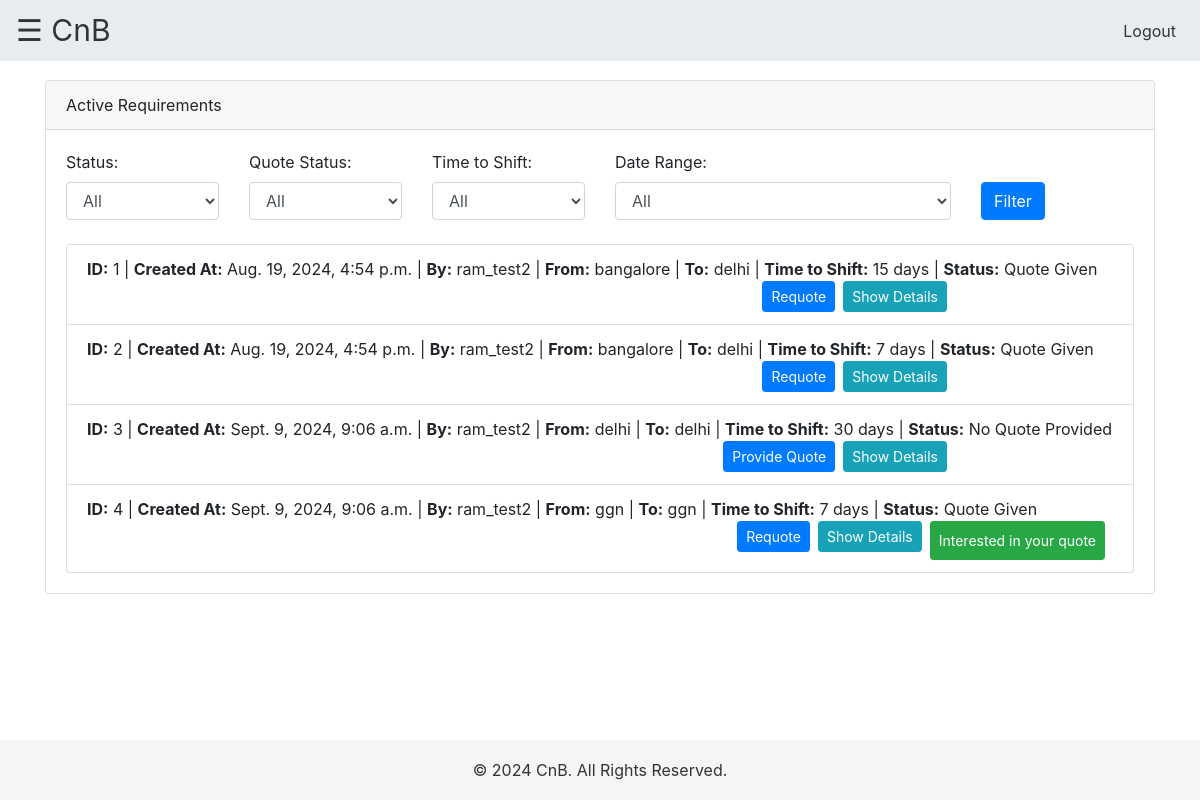
/seller_dashboard/ (signed in), run on the app's committed database.
### myapp/models.py (models this page shows, shortened)
class Product(models.Model):
    buyer = models.ForeignKey(User, on_delete=models.CASCADE)
    from_city = models.CharField(max_length=255)
    to_city = models.CharField(max_length=255)
    shifting_plan = models.CharField(max_length=20, choices=[('7 days', 'In next 7 days'), ('15 days', 'In next 15 days'), ('30 days', 'In next 30 days'), ('30+ days', 'In next 30+ days')])
    item_details = models.TextField()
    call_preference = models.BooleanField(default=False)
    call_time = models.TimeField(blank=True, null=True)
    budget_min = models.DecimalField(max_digits=10, decimal_places=2)
    budget_max = models.DecimalField(max_digits=10, decimal_places=2)
    specific_requirements = models.TextField(blank=True, null=True)
    created_at = models.DateTimeField(auto_now_add=True)
    is_quote_requested = models.BooleanField(default=False)

### myapp/views.py (the view)
# urls.py: path('seller_dashboard/', views.seller_dashboard, name='seller_dashboard'),
def seller_dashboard(request):
    if not hasattr(request.user, 'seller'):
        return redirect('login')
    products = Product.objects.filter(is_quote_requested=True)
    products_with_status = []
    for product in products:
        bids = Bid.objects.filter(product=product)
        seller_bid = bids.filter(seller=request.user.seller).first()
        lowest_bid = bids.aggregate(Min('bid_amount'))['bid_amount__min']
        if seller_bid:
            seller_bid_id = seller_bid.id
            if seller_bid.selected:
                button_status = 'green'
            else:
                button_status = 'orange'
        else:
            seller_bid_id = None
            button_status = 'red'
        products_with_status.append({
            'product': product,
            'seller_bid_id': seller_bid_id,
            'lowest_bid': lowest_bid,
            'button_status': button_status,
            'has_provided_quote': seller_bid is not None
        })
    context = {
        'products_with_status': products_with_status
    }
    return render(request, 'myapp/seller_dashboard.html', context)

### myapp/templates/myapp/seller_dashboard.html (shortened to what this page needs)
{% extends 'myapp/base.html' %}
{% block content %}
<div class="card mt-4">
    <div class="card-header">
        Active Requirements
    </div>
    <div class="card-body">
        <form method="GET" action="{% url 'seller_dashboard' %}" class="mb-4">
            <div class="row">
                <div class="col-md-2">
                    <label for="status">Status:</label>
                    <select name="status" id="status" class="form-control">
                        <option value="all" {% if request.GET.status == 'all' %}selected{% endif %}>All</option>
                    </select>
                </div>
                <div class="col-md-2">
                    <label for="quote_status">Quote Status:</label>
                    <select name="quote_status" id="quote_status" class="form-control">
                        <option value="all" {% if request.GET.quote_status == 'all' %}selected{% endif %}>All</option>
                    </select>
                </div>
                <div class="col-md-2">
                    <label for="time_to_shift">Time to Shift:</label>
                    <select name="time_to_shift" id="time_to_shift" class="form-control">
                        <option value="all" {% if request.GET.time_to_shift == 'all' %}selected{% endif %}>All</option>
                    </select>
                </div>
                <div class="col-md-4">
                    <label for="date_range">Date Range:</label>
                    <select name="date_range" id="date_range" class="form-control">
                        <option value="all" {% if request.GET.date_range == 'all' %}selected{% endif %}>All</option>
                    </select>
                </div>
                <div class="col-md-2 align-self-end">
                    <button type="submit" class="btn btn-primary">Filter</button>
                </div>
            </div>
        </form>
        {% if products_with_status %}
            <ul class="list-group">
                {% for item in products_with_status %}
                    <li class="list-group-item">
                        <strong>ID:</strong> {{ item.product.id }} |
                        <strong>Created At:</strong> {{ item.product.created_at }} |
                        <strong>By:</strong> {{ item.product.buyer.username }} |
                        <strong>From:</strong> {{ item.product.from_city }} |
                        <strong>To:</strong> {{ item.product.to_city }} |
                        <strong>Time to Shift:</strong> {{ item.product.shifting_plan }} |
                        <strong>Status:</strong> {% if item.has_provided_quote %} Quote Given {% else %} No Quote Provided {% endif %}
                        <button class="btn btn-sm
                            {% if item.button_status == 'light-green' %}
                                btn-success
                            {% elif item.button_status == 'amber' %}
                                btn-warning
                            {% elif item.button_status == 'green' %}
                                btn-success
                            {% elif item.button_status == 'light-red' %}
                                btn-danger
                            {% endif %}
                            float-right mr-2"
                            style="min-width: 150px; padding: 8px;"
                            onclick="showInterest({{ item.product.id }}, {{ item.seller_bid_id|default:'null' }})"
                            {% if item.button_status == 'red' %}disabled{% endif %}>
                            {% if item.button_status == 'light-green' %}
                                No one quoted
                            {% elif item.button_status == 'amber' %}
                                Bidding in progress
                            {% elif item.button_status == 'green' %}
                                Interested in your quote
                            {% elif item.button_status == 'light-red' %}
                                Interested in another quote
                            {% endif %}
                        </button>
                        <button class="btn btn-sm btn-info float-right mr-2" onclick="showDetails({{ item.product.id }})">Show Details</button>
                        <button class="btn btn-sm btn-primary float-right mr-2" onclick="provideQuote({{ item.product.id }}, {{ item.seller_bid_id|default:'null' }})">
                            {% if item.has_provided_quote %} Requote {% else %} Provide Quote {% endif %}
                        </button>
                    </li>
                {% endfor %}
            </ul>
        {% else %}
            <p>No active requirements available.</p>
        {% endif %}
    </div>
</div>
{% endblock %}

### myapp/templates/myapp/base.html (style rules this page uses)
body { padding-top: 56px; overflow-x: hidden; }

### data on the page
Product: product.id "1", product.created_at "Aug. 19, 2024, 4:54 p.m.", product.buyer.username "ram_test2", product.from_city "bangalore", product.to_city "delhi", product.shifting_plan "15 days", shows "Quote Given", shows "Requote"
Product: product.id "2", product.created_at "Aug. 19, 2024, 4:54 p.m.", product.buyer.username "ram_test2", product.from_city "bangalore", product.to_city "delhi", product.shifting_plan "7 days", shows "Quote Given", shows "Requote"
Product: product.id "3", product.created_at "Sept. 9, 2024, 9:06 a.m.", product.buyer.username "ram_test2", product.from_city "delhi", product.to_city "delhi", product.shifting_plan "30 days", shows "No Quote Provided", shows "Provide Quote"
Product: product.id "4", product.created_at "Sept. 9, 2024, 9:06 a.m.", product.buyer.username "ram_test2", product.from_city "ggn", product.to_city "ggn", product.shifting_plan "7 days", shows "Quote Given", shows "Interested in your quote", shows "Requote"
